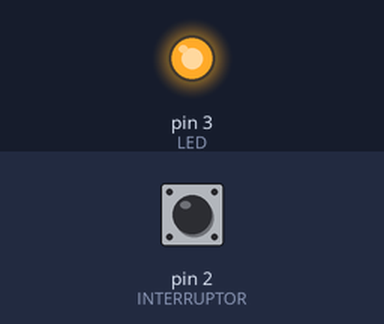
This sketch was run on a simulated Arduino Uno, built with avr-gcc and run on an emulated ATmega328P. Shown: output pins drawn as LEDs (lit = HIGH). The test bench sets the inputs (shaded band); at power-on: pin 2 (INTERRUPTOR) HIGH.

Above: at 1.2 s.
1.3 s: pin 2 (INTERRUPTOR) pulled LOW for 0.15 s
At 2.3 s:
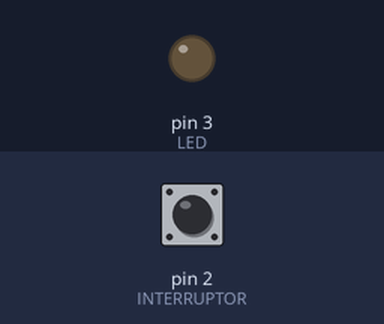
2.9 s: pin 2 (INTERRUPTOR) pulled LOW for 1 s
At 4.8 s:
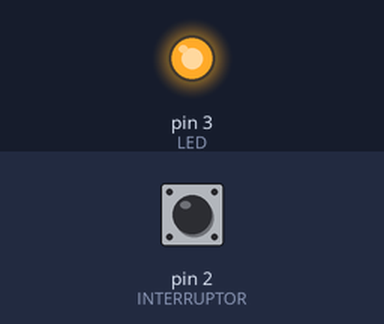
5.4 s: pin 2 (INTERRUPTOR) pulled LOW for 3.2 s
At 9.6 s:
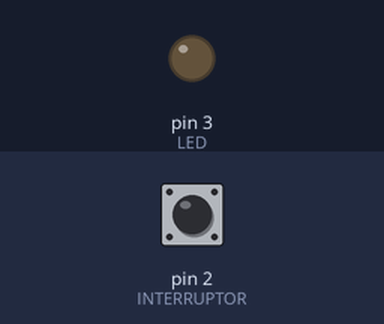
Timing chart, 0 to 11.1 s (numbered marks = the images above; inputs shaded):
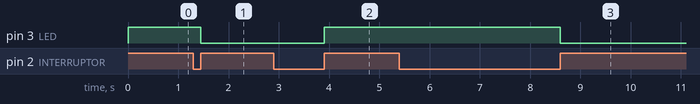

Measured:
- after the input at 1.3 s, pin 3 (LED): HIGH → LOW after 0.15 s
- after the input at 2.9 s, pin 3 (LED): LOW → HIGH after 1.0 s
- after the input at 5.4 s, pin 3 (LED): HIGH → LOW after 3.2 s

The sketch:

p2__luces_.ino
```cpp
int INTERRUPTOR = 2;
int LED = 3;
int ESTADO = LOW;

void setup() {
  pinMode(INTERRUPTOR, INPUT);        //interruptor
  pinMode(LED, OUTPUT);       //led
}

void loop() {
  while (digitalRead(INTERRUPTOR) == LOW){  //mientras este apagado el interruptor

  }
  ESTADO = digitalRead(LED);
  digitalWrite(LED, !ESTADO);
  while(digitalRead(INTERRUPTOR) == HIGH){

  }
}
```
